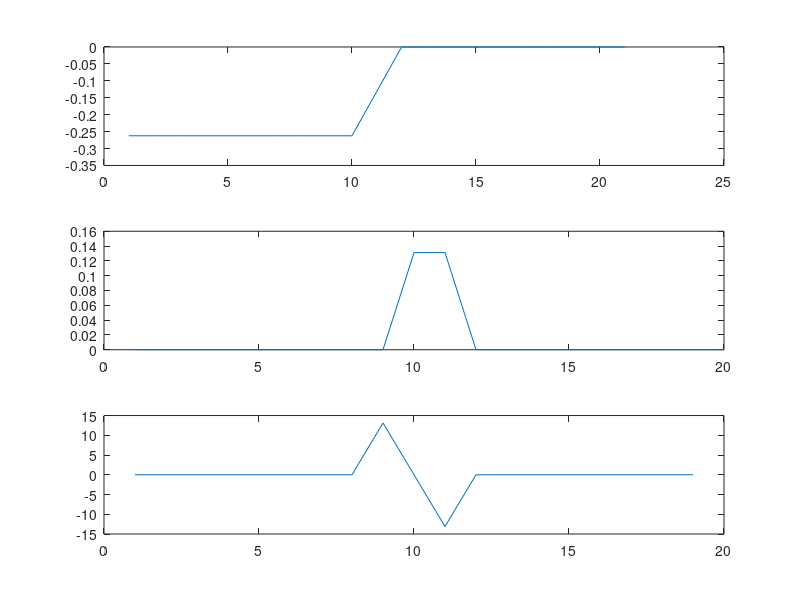
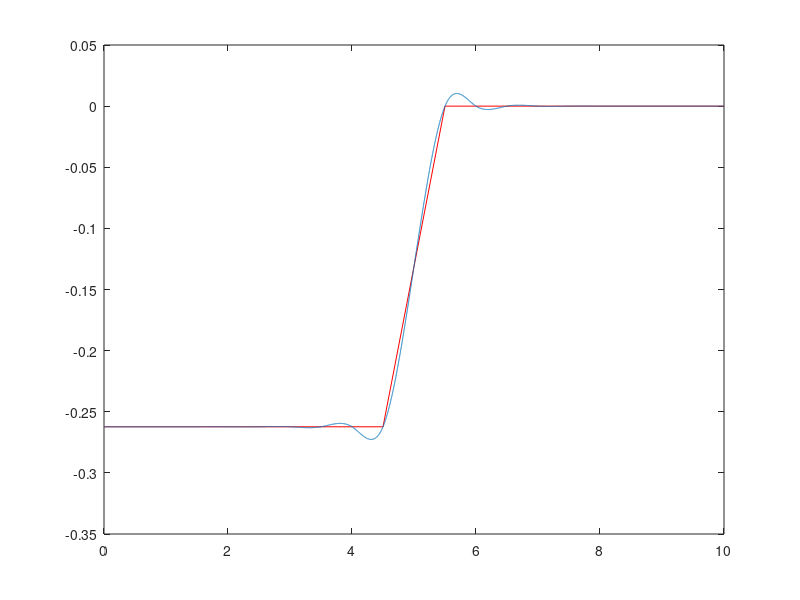
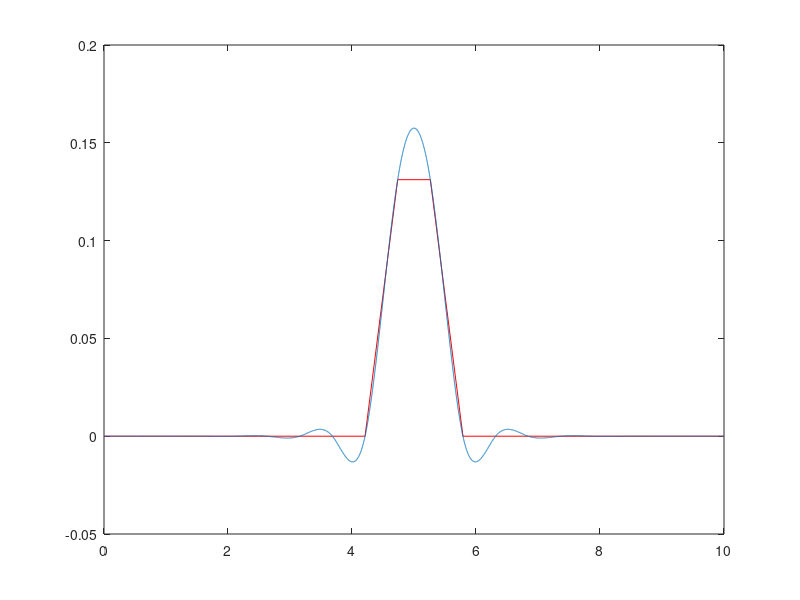
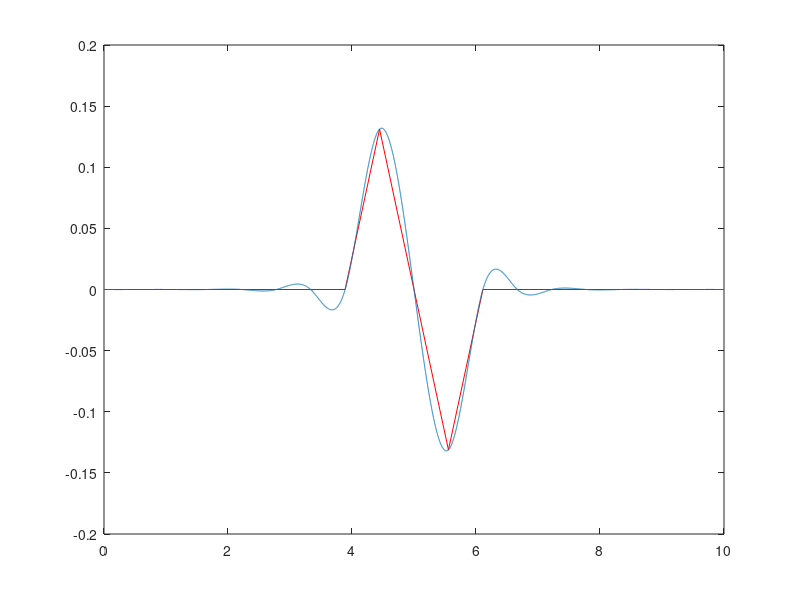

Source code (MATLAB) for these figures, in order:
x = -10:1:10;

startP = -0.2623;
endP = 0;

mass = 0.037;
A = -(startP-endP)/2; B = (endP + startP)/2;

y = -A + (2*A)./(1 + exp(-200*x)) + B;
yN = -A + (2*A)./(1 + exp(-30*x)) + B;
yVel= diff(y);
yAccel = diff(yVel);
figure;
subplot(3,1,1);plot(y); %hold on; plot(yN,'r');
subplot(3,1,2);plot(yVel);%hold on; plot(diff(yN),'r');
subplot(3,1,3); plot(yAccel/0.01);%hold on; plot(diff(diff(yN)), 'r');


fs= 1000;
yL = length(y);
yVelL = length(yVel);
yAccelL = length(yAccel);
totalTime = 10;
x = 0:(totalTime/(yL-1)):totalTime;
xVel = 0:(totalTime/(yVelL-1)):totalTime;
xAccel = 0:(totalTime/(yAccelL-1)):totalTime;
xx = 0:(1/fs):totalTime;
yy = spline(x,y,xx);
yyVel = spline(xVel, yVel,xx);
yyAccel = spline(xAccel,yAccel,xx);
figure;
plot(x,y,'r',xx,yy,'-');
figure;
plot(xVel,yVel,'r',xx,yyVel,'-');
figure;
plot(xAccel,yAccel,'r',xx,yyAccel,'-');

% yyAccelTemp = [zeros(1000,1); yyAccel'];
dataVec.time = xx;
dataVec.signals.values = yy(1:10001)';
dataVec.signals.dimensions = 1;
